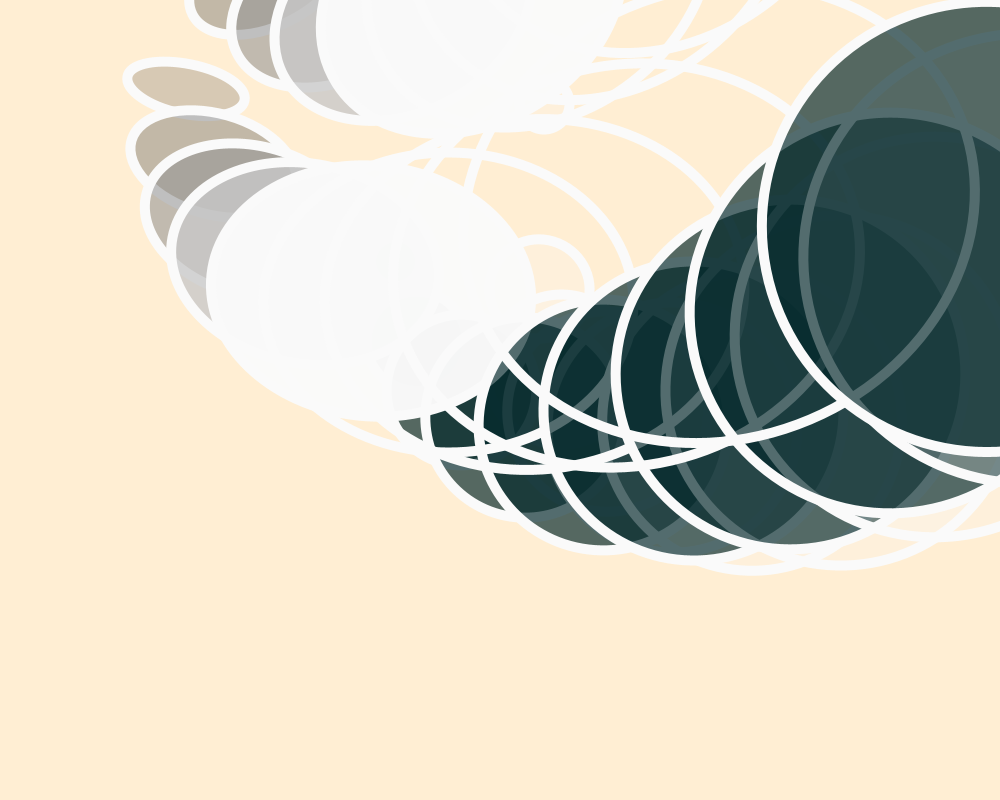
Frame 1 (no input)
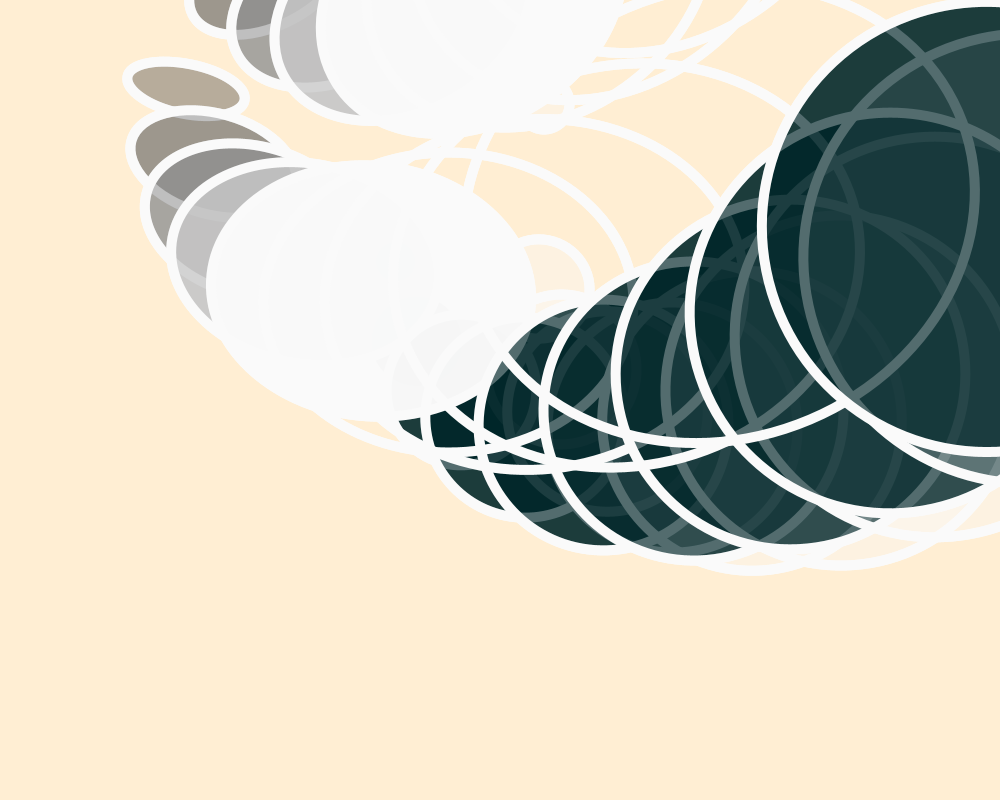
Frame 2 (the mouse pressed at the canvas centre, redrawn once)

The Processing sketch that drew these frames (run headless with seeded random() and noise(); the mouse was pressed at the canvas centre and the sketch redrawn once):

// Processing sketch: processing_82066
// ── processing_82066.pde

void setup()
{
  size(1000,800);
  background(#FFEED3, 10);  
}


void draw ()
{
  
  //Création d'une trame d'une seule ligne faite de rectangles
  for(int i = 50; i < 500; i = i+50)
  
  //Créations d'une succession de rotation de rectangles et de ronds en dégradé de gris
  {
    ;
    stroke(250);
    strokeWeight(10);
    fill(250, 50);
    rotate(PI/i);
    ellipse(i+500, i+20, i, i);
    
    fill(i, i);
    rotate(PI/i+150);
    ellipse(i+150, i, i+70, i);
    
    stroke(#0023FC+100, i);
    strokeWeight(6);
    fill(#00AEFC, 50);
    rotate(PI/i+30);
    rect(i+150, i, i+40, i);
    
    stroke(250);
    strokeWeight(10);
    fill(250, 50);
    rotate(PI/i+70);
    ellipse(i+500, i+20, i, i);
    
    fill(#FC9C00+70, i);
    rotate(PI/i);
    rect(i+300, i+60, i, i+20);
    
    fill(i, i);
    rotate(PI/i+20);
    ellipse(i+150, i, i+70, i);
    
    fill(#0023FC+300, 170);
    rotate(PI/i);
    ellipse(i+400, i+100, i, i);
   
  }
  
 noLoop(); 
}
